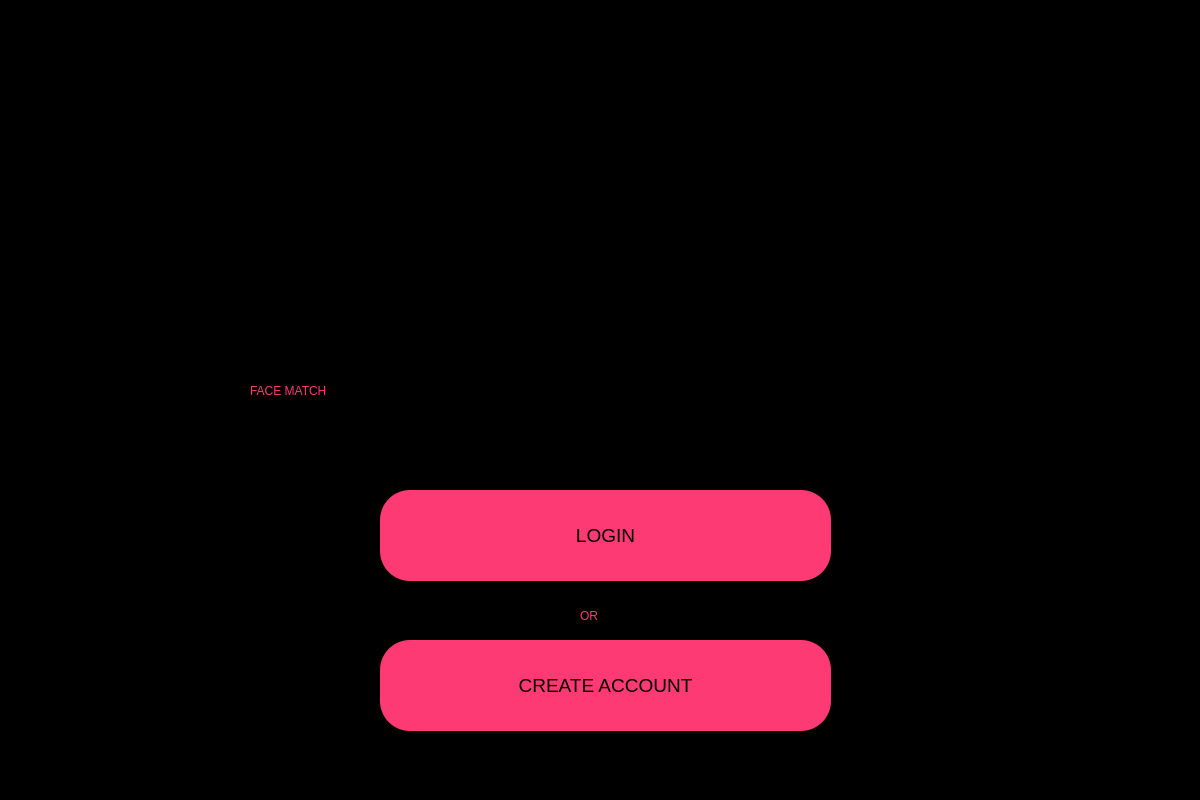
<?xml version="1.0" encoding="UTF-8"?>
<ui version="4.0">
 <class>MainWindow</class>
 <widget class="QMainWindow" name="MainWindow">
  <property name="geometry">
   <rect>
    <x>0</x>
    <y>0</y>
    <width>1200</width>
    <height>800</height>
   </rect>
  </property>
  <property name="windowTitle">
   <string>WELCOME</string>
  </property>
  <property name="styleSheet">
   <string notr="true">background-color: #424242;
background-color: rgb(0, 0, 0);
</string>
  </property>
  <widget class="QWidget" name="centralwidget">
   <widget class="QLabel" name="FaceMatch_Label">
    <property name="geometry">
     <rect>
      <x>250</x>
      <y>310</y>
      <width>701</width>
      <height>161</height>
     </rect>
    </property>
    <property name="styleSheet">
     <string notr="true">color: rgb(253, 58, 115);
font: 75 60pt &quot;Segoe Print&quot;;</string>
    </property>
    <property name="text">
     <string>FACE MATCH</string>
    </property>
   </widget>
   <widget class="QLabel" name="Image_label">
    <property name="geometry">
     <rect>
      <x>390</x>
      <y>0</y>
      <width>411</width>
      <height>291</height>
     </rect>
    </property>
    <property name="styleSheet">
     <string notr="true">background-image: url(:/Myimages/OIG.jpeg);</string>
    </property>
    <property name="text">
     <string/>
    </property>
    <property name="pixmap">
     <pixmap>:/Myimages/OIG.jpeg</pixmap>
    </property>
    <property name="scaledContents">
     <bool>true</bool>
    </property>
    <property name="alignment">
     <set>Qt::AlignCenter</set>
    </property>
   </widget>
   <widget class="QPushButton" name="Login_pushButton">
    <property name="geometry">
     <rect>
      <x>380</x>
      <y>490</y>
      <width>451</width>
      <height>91</height>
     </rect>
    </property>
    <property name="font">
     <font>
      <family>Arial</family>
      <pointsize>14</pointsize>
      <weight>50</weight>
      <italic>false</italic>
      <bold>false</bold>
     </font>
    </property>
    <property name="styleSheet">
     <string notr="true">QPushButton{
background-color: rgb(253, 58, 115);
border-radius: 30px;
font: 14pt &quot;Arial&quot;;
}
QPushButton:hover{
	background-color: rgb(253, 141, 174);
}
</string>
    </property>
    <property name="text">
     <string>LOGIN</string>
    </property>
   </widget>
   <widget class="QPushButton" name="CreateAccount_pushButton">
    <property name="geometry">
     <rect>
      <x>380</x>
      <y>640</y>
      <width>451</width>
      <height>91</height>
     </rect>
    </property>
    <property name="font">
     <font>
      <family>Arial</family>
      <pointsize>14</pointsize>
      <weight>50</weight>
      <italic>false</italic>
      <bold>false</bold>
     </font>
    </property>
    <property name="styleSheet">
     <string notr="true">QPushButton{
background-color: rgb(253, 58, 115);
border-radius: 30px;
font: 14pt &quot;Arial&quot;;
}
QPushButton:hover{
	background-color: rgb(253, 141, 174);
}
</string>
    </property>
    <property name="text">
     <string>CREATE ACCOUNT</string>
    </property>
   </widget>
   <widget class="QLabel" name="label_3">
    <property name="geometry">
     <rect>
      <x>580</x>
      <y>600</y>
      <width>61</width>
      <height>31</height>
     </rect>
    </property>
    <property name="styleSheet">
     <string notr="true">font: 75 12pt &quot;MS Shell Dlg 2&quot;;
color: #FD3A73;
</string>
    </property>
    <property name="text">
     <string>OR</string>
    </property>
   </widget>
  </widget>
  <widget class="QMenuBar" name="menubar">
   <property name="geometry">
    <rect>
     <x>0</x>
     <y>0</y>
     <width>1200</width>
     <height>26</height>
    </rect>
   </property>
  </widget>
  <widget class="QStatusBar" name="statusbar"/>
 </widget>
 <resources>
  <include location="myimqges.qrc"/>
 </resources>
 <connections/>
</ui>
